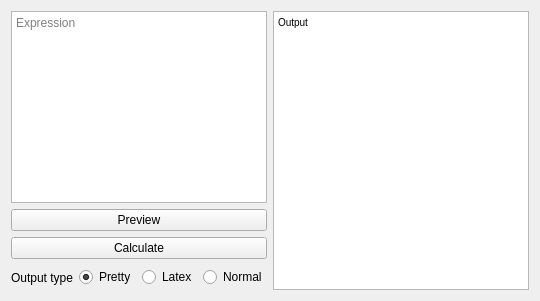
      <widget class="QWidget" name="Simp">
       <attribute name="title">
        <string>Simplify</string>
       </attribute>
       <layout class="QGridLayout" name="gridLayout_6">
        <item row="3" column="0" colspan="2">
         <layout class="QHBoxLayout" name="horizontalLayout_5">
          <item>
           <widget class="QLabel" name="SimpOutType">
            <property name="minimumSize">
             <size>
              <width>0</width>
              <height>25</height>
             </size>
            </property>
            <property name="maximumSize">
             <size>
              <width>16777215</width>
              <height>25</height>
             </size>
            </property>
            <property name="text">
             <string>Output type</string>
            </property>
           </widget>
          </item>
          <item>
           <widget class="QRadioButton" name="SimpPP">
            <property name="toolTip">
             <string>Pretty print</string>
            </property>
            <property name="statusTip">
             <string>Pretty print</string>
            </property>
            <property name="whatsThis">
             <string>Pretty print</string>
            </property>
            <property name="text">
             <string>Pretty</string>
            </property>
            <property name="checked">
             <bool>true</bool>
            </property>
           </widget>
          </item>
          <item>
           <widget class="QRadioButton" name="SimpLatex">
            <property name="toolTip">
             <string>Latex</string>
            </property>
            <property name="statusTip">
             <string>Latex</string>
            </property>
            <property name="whatsThis">
             <string>Latex</string>
            </property>
            <property name="text">
             <string>Latex</string>
            </property>
           </widget>
          </item>
          <item>
           <widget class="QRadioButton" name="SimpNormal">
            <property name="toolTip">
             <string>Normal</string>
            </property>
            <property name="statusTip">
             <string>Normal</string>
            </property>
            <property name="whatsThis">
             <string>Normal</string>
            </property>
            <property name="text">
             <string>Normal</string>
            </property>
           </widget>
          </item>
         </layout>
        </item>
        <item row="2" column="0" colspan="2">
         <widget class="QPushButton" name="SimpCalc">
          <property name="toolTip">
           <string>Calculate</string>
          </property>
          <property name="statusTip">
           <string>Calculate the derivative</string>
          </property>
          <property name="whatsThis">
           <string>Calculate</string>
          </property>
          <property name="text">
           <string>Calculate</string>
          </property>
         </widget>
        </item>
        <item row="0" column="0" colspan="2">
         <widget class="QTextEdit" name="SimpExp">
          <property name="maximumSize">
           <size>
            <width>16777215</width>
            <height>16777215</height>
           </size>
          </property>
          <property name="toolTip">
           <string>Your expression</string>
          </property>
          <property name="statusTip">
           <string>Type in your expression here</string>
          </property>
          <property name="whatsThis">
           <string>Input expression</string>
          </property>
          <property name="lineWrapMode">
           <enum>QTextEdit::NoWrap</enum>
          </property>
          <property name="placeholderText">
           <string>Expression</string>
          </property>
         </widget>
        </item>
        <item row="1" column="0" colspan="2">
         <widget class="QPushButton" name="SimpPrev">
          <property name="toolTip">
           <string>Preview</string>
          </property>
          <property name="statusTip">
           <string>Preview the expression</string>
          </property>
          <property name="whatsThis">
           <string>Preview</string>
          </property>
          <property name="text">
           <string>Preview</string>
          </property>
         </widget>
        </item>
        <item row="0" column="2" rowspan="4">
         <widget class="QTextBrowser" name="SimpOut">
          <property name="enabled">
           <bool>true</bool>
          </property>
          <property name="minimumSize">
           <size>
            <width>0</width>
            <height>0</height>
           </size>
          </property>
          <property name="maximumSize">
           <size>
            <width>16777215</width>
            <height>16777215</height>
           </size>
          </property>
          <property name="toolTip">
           <string>Output</string>
          </property>
          <property name="statusTip">
           <string>Output</string>
          </property>
          <property name="whatsThis">
           <string>Output</string>
          </property>
          <property name="lineWrapMode">
           <enum>QTextEdit::NoWrap</enum>
          </property>
          <property name="html">
           <string>&lt;!DOCTYPE HTML PUBLIC &quot;-//W3C//DTD HTML 4.0//EN&quot; &quot;http://www.w3.org/TR/REC-html40/strict.dtd&quot;&gt;
&lt;html&gt;&lt;head&gt;&lt;meta name=&quot;qrichtext&quot; content=&quot;1&quot; /&gt;&lt;style type=&quot;text/css&quot;&gt;
p, li { white-space: pre-wrap; }
&lt;/style&gt;&lt;/head&gt;&lt;body style=&quot; font-family:'MS Shell Dlg 2'; font-size:8.25pt; font-weight:400; font-style:normal;&quot;&gt;
&lt;p style=&quot; margin-top:0px; margin-bottom:0px; margin-left:0px; margin-right:0px; -qt-block-indent:0; text-indent:0px;&quot;&gt;&lt;span style=&quot; font-size:7.8pt;&quot;&gt;Output&lt;/span&gt;&lt;/p&gt;&lt;/body&gt;&lt;/html&gt;</string>
          </property>
         </widget>
        </item>
       </layout>
      </widget>
